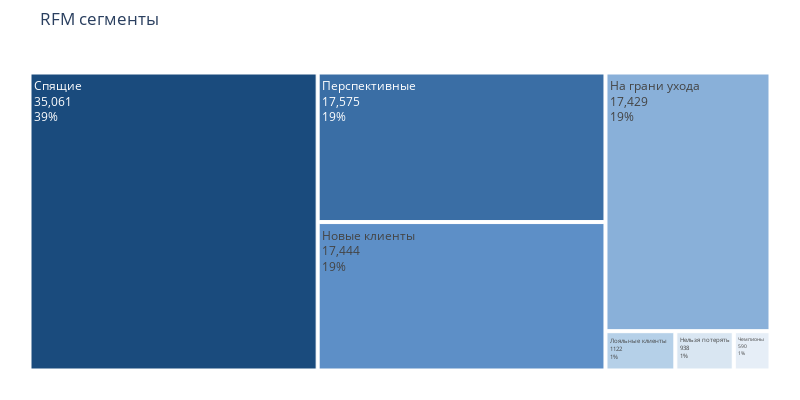

The code cell stored with this chart in its notebook:
### Code cell
# Строим древовидную карту (Treemap) по сегментам.
# colors=['#fae588','#f79d65','#f9dc5c','#e8ac65','#e76f51','#ef233c','#b7094c']
colors = [
    '#1a4b7d',  
    '#3a6ea5',  
    '#5d8fc7', 
    '#89b0d9',  
    '#b5d0e8',  
    '#d9e6f2',  
    '#e6eef7',  
    '#f2f7fb'   
]

fig = px.treemap(fig3, path=['Segment'],values='Count'
                 , width=800, height=400
                 ,title="RFM сегменты")

fig.update_layout(
    treemapcolorway = colors, 
    margin = dict(t=50, l=25, r=25, b=25))

fig.data[0].textinfo = 'label+text+value+percent root'
fig.show()

### Figure 1 — Plotly figure (JSON) as saved in the notebook; plotly's stock layout.template omitted (floating-point values rounded to 4 significant figures)
{"data": [{"branchvalues": "total", "domain": {"x": [0, 1], "y": [0, 1]}, "hovertemplate": "labels=%{label}<br>Count=%{value}<br>parent=%{parent}<br>id=%{id}<extra></extra>", "ids": ["Лояльные клиенты", "На грани ухода", "Нельзя потерять", "Новые клиенты", "Перспективные", "Спящие", "Чемпионы"], "labels": ["Лояльные клиенты", "На грани ухода", "Нельзя потерять", "Новые клиенты", "Перспективные", "Спящие", "Чемпионы"], "name": "", "parents": ["", "", "", "", "", "", ""], "textinfo": "label+text+value+percent root", "type": "treemap", "values": [1122.0, 17430.0, 938.0, 17440.0, 17580.0, 35060.0, 590.0]}], "layout": {"height": 400, "legend": {"tracegroupgap": 0}, "margin": {"b": 25, "l": 25, "r": 25, "t": 50}, "title": {"text": "RFM сегменты"}, "treemapcolorway": ["#1a4b7d", "#3a6ea5", "#5d8fc7", "#89b0d9", "#b5d0e8", "#d9e6f2", "#e6eef7", "#f2f7fb"], "width": 800}}
